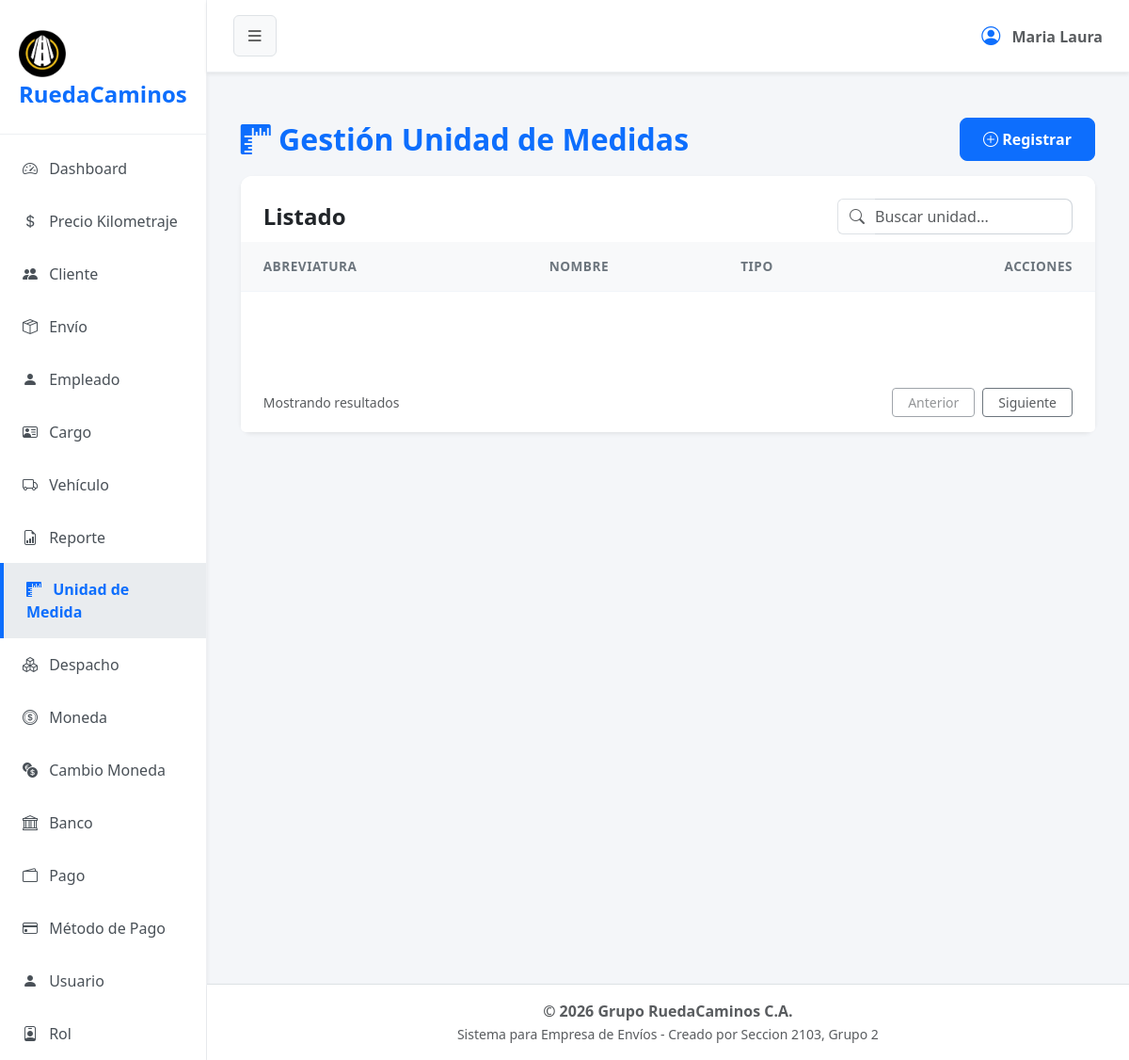
The app's page /?url=unidadesmedida, older data.
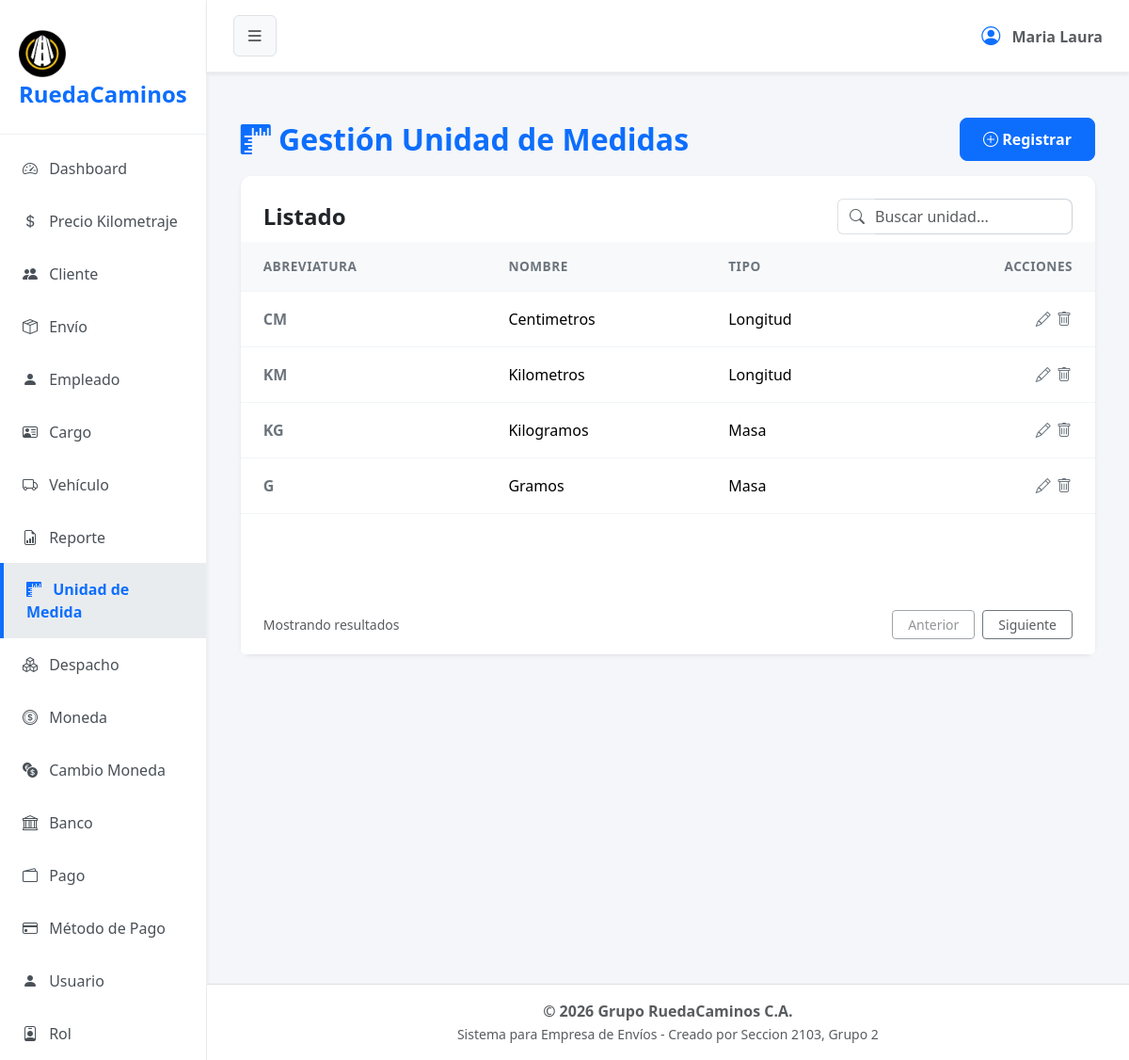
The same page, newer data.
### tables this page shows
CREATE TABLE `unidad_medida` (
  `cod_unidad` int(1) NOT NULL,
  `nombre` varchar(15) NOT NULL,
  `abreviatura` varchar(5) NOT NULL,
  `tipo` enum('Masa','Longitud') NOT NULL COMMENT 'Unidades utilizadas en los servicios prestados',
  `estado` tinyint(1) NOT NULL
);

### app/controller/unidadesmedidaController.php (called while the page is built, shortened)
<?php
$unidadMedida = new UnidadMedida();
$registros = $unidadMedida->obt_RegistrosUnidadMedida();
    include 'app/view/layout/header.php';
    include 'app/view/unidadesmedida/unidadmedidaView.php';
    include 'app/view/layout/footer.php';
?>

### index.php (called while the page is built, shortened)
<?php
    $frontController = new FrontController();
?>

### app/config/Conexion.php (called while the page is built, shortened)
<?php
abstract class Conexion
{
    public $host = "localhost";
    public $namedb = "grupo_ruedacaminos";
    public $userdb = "root";
    public $passwd = "";
    public function __construct()
    {
        $this->conexion = $this->getConnection();
    }
    public function getConnection(): PDO
    {
        try {
            $dsn = "mysql:host=" . $this->host . ";dbname=" . $this->namedb . ";charset=utf8";
            $conexion = new PDO($dsn, $this->userdb, $this->passwd);
            $conexion->setAttribute(PDO::ATTR_ERRMODE, PDO::ERRMODE_EXCEPTION);
        } catch (PDOException $error) {
            die('No se pudo conectar a la base de datos, error:' . $error->getMessage());
        }
        return $conexion;
    }
}

### app/model/UnidadMedida.php (called while the page is built, shortened)
<?php
class UnidadMedida extends Conexion{
    public function obt_RegistrosUnidadMedida(){
        try {
            $sentencia = "SELECT * FROM unidad_medida WHERE estado = 1";
            $consulta = $this->conexion->prepare($sentencia);
            $consulta->execute();
            return $consulta->fetchAll(\PDO::FETCH_ASSOC);
        } catch (\PDOException $e) {
            echo "Error al obtener los registros de unidad de medida: " . $e->getMessage();
            return [];
        }
    }
}
?>

### app/view/unidadesmedida/componentes/tabla.php (the view, shortened to what this page needs)
<div class="card-body p-0">
    <div class="table-responsive">
        <table class="table table-hover align-middle mb-0">
            <thead class="table-light table-header-custom">
                <tr>
                    <th class="ps-4">ABREVIATURA</th>
                    <th>NOMBRE</th>
                    <th>TIPO</th>
                    <th class="text-end pe-4">ACCIONES</th>
                </tr>
            </thead>
            <tbody>
                <?php foreach ($registros as $dato): ?>
                <tr>
                    <td class="ps-4 fw-bold text-secondary"><?php echo $dato['abreviatura']; ?></td>
                    <td><?php echo $dato['nombre']; ?></td>
                    <td><?php echo $dato['tipo']; ?></td>
                    <td class="text-end pe-4">
                            <button type="button" class="btn btn-link text-secondary p-0 m-0 align-baseline" title="Actualizar" data-bs-toggle="modal" data-bs-target="#actualizarUnidad"
                                datos-cod-unidad="<?php echo $dato['cod_unidad']; ?>"
                                datos-nombre="<?php echo $dato['nombre']; ?>"
                                datos-abreviatura="<?php echo $dato['abreviatura']; ?>"
                                datos-tipo="<?php echo $dato['tipo']; ?>"
                                >
                                <i class="bi bi-pencil"></i>
                            </button>
                        <form action="?url=unidadesmedida" method="POST" style="display: inline;">
                            <fieldset style="display: inline;">
                                <button type="submit" name="tipoSolicitud" value="eliminar" class="btn btn-link text-secondary p-0 m-0 align-baseline" title="Eliminar" onclick="return confirm('¿Está seguro de eliminar esta unidad de medida?');">
                                    <i class="bi bi-trash"></i>
                                </button>
                            </fieldset>
                        </form>
                    </td>
                </tr>
                <?php endforeach; ?>
                </tbody>
        </table>
    </div>
</div>

### app/controller/FrontController.php (shortened to what this page needs)
<?php
    class FrontController {
        private $dir;
        private $controller;
        private $url;
        public function __construct() {
            if (isset($_REQUEST["url"])) {
                $this->url = $_REQUEST["url"];
                $this->dir = 'app/controller/';
                $this->controller = 'Controller.php';
                $this->getURL();
            } else {
                echo "<script>location='?url=dashboard'</script>";
            }
        }
        private function getURL() {
            if(file_exists($this->dir.$this->url.$this->controller)) {
                require_once($this->dir.$this->url.$this->controller);
            } else {
                echo "<h2>Error 404: Módulo no encontrado</h2>";
                echo "<p>El controlador para '{$this->url}' no existe.</p>";
                echo "<a href='?url=dashboard'>Volver al inicio</a>";
            }
        }
    }
?>

### app/view/layout/header.php (shortened to what this page needs)
<!DOCTYPE html>
<html lang="es">
<head>
    <link href="assets/css/bootstrap.min.css" rel="stylesheet">
    <link href="assets/css/styles.css" rel="stylesheet">
    <link href="assets/icons/bootstrap-icons/font/bootstrap-icons.min.css" rel="stylesheet">
</head>
<body>
    <?php
    $current_url = isset($_GET['url']) ? $_GET['url'] : 'dashboard';
    ?>
    <div class="d-flex" id="wrapper">
        <div id="sidebar-wrapper" class="shadow-sm">
            <div class="sidebar-heading">
                <img src="app/view/img/logo2.png" alt="Logo" class="img-fluid mt-2" style="max-width: 50px;">RuedaCaminos
            </div>
            <div class="list-group list-group-flush mt-2">
                <a href="?url=dashboard" class="list-group-item list-group-item-action <?= $current_url == 'dashboard' ? 'active' : '' ?>">
                    <i class="bi bi-speedometer2 me-2"></i> Dashboard
                </a>
                <a href="?url=kilometraje" class="list-group-item list-group-item-action <?= $current_url == 'kilometraje' ? 'active' : '' ?>">
                    <i class="bi bi-currency-dollar me-2"></i> Precio Kilometraje
                </a>
                <a href="?url=cliente" class="list-group-item list-group-item-action <?= $current_url == 'cliente' ? 'active' : '' ?>">
                    <i class="bi bi-people-fill me-2"></i> Cliente
                </a>
                <a href="?url=envio" class="list-group-item list-group-item-action <?= $current_url == 'envio' ? 'active' : '' ?>">
                    <i class="bi bi-box-seam me-2"></i> Envío
                </a>
                <a href="?url=empleado" class="list-group-item list-group-item-action <?= $current_url == 'empleado' ? 'active' : '' ?>">
                    <i class="bi bi-person-fill me-2"></i> Empleado
                </a>
                <a href="?url=cargo" class="list-group-item list-group-item-action <?= $current_url == 'cargo' ? 'active' : '' ?>">
                    <i class="bi bi-person-vcard me-2" ></i> Cargo
                </a>
                <a href="?url=vehiculo" class="list-group-item list-group-item-action <?= $current_url == 'vehiculo' ? 'active' : '' ?>">
                    <i class="bi bi-truck me-2"></i> Vehículo
                </a>
                <a href="?url=reporte" class="list-group-item list-group-item-action <?= $current_url == 'reporte' ? 'active' : '' ?>">
                    <i class="bi bi-file-earmark-bar-graph me-2"></i> Reporte
                </a>
                <a href="?url=unidadesmedida" class="list-group-item list-group-item-action <?= $current_url == 'unidadesmedida' ? 'active' : '' ?>">
                    <i class="bi bi-rulers me-2"></i> Unidad de Medida
                </a>
                <a href="?url=despacho" class="list-group-item list-group-item-action <?= $current_url == 'despacho' ? 'active' : '' ?>">
                    <i class="bi bi-boxes me-2"></i> Despacho
                </a>
                <a href="?url=moneda" class="list-group-item list-group-item-action <?= $current_url == 'moneda' ? 'active' : '' ?>">
                    <i class="bi bi-coin me-2"></i> Moneda
                </a>
                <a href="?url=cambiomoneda" class="list-group-item list-group-item-action <?= $current_url == 'cambiomoneda' ? 'active' : '' ?>">
                    <i class="bi bi-currency-exchange me-2"></i> Cambio Moneda
                </a>
                <a href="?url=bancos" class="list-group-item list-group-item-action <?= $current_url == 'bancos' ? 'active' : '' ?>">
                    <i class="bi bi-bank me-2"></i> Banco
                </a>
                <a href="?url=pago" class="list-group-item list-group-item-action <?= $current_url == 'pago' ? 'active' : '' ?>">
                    <i class="bi bi-wallet2 me-2"></i> Pago
                </a>
                <a href="?url=metodopago" class="list-group-item list-group-item-action <?= $current_url == 'metodopago' ? 'active' : '' ?>">
                    <i class="bi bi-credit-card me-2"></i> Método de Pago
                </a>
                <a href="?url=usuario" class="list-group-item list-group-item-action <?= $current_url == 'usuario' ? 'active' : '' ?>">
                    <i class="bi bi-person-fill me-2"></i> Usuario
                </a>
                <a href="?url=rol" class="list-group-item list-group-item-action <?= $current_url == 'rol' ? 'active' : '' ?>">
                    <i class="bi bi-person-badge me-2"></i> Rol
                </a>
            </div>
        </div>
        <div id="page-content-wrapper" class="d-flex flex-column min-vh-100 w-100">
            <nav class="navbar navbar-expand-lg navbar-light shadow-sm">
                <div class="container-fluid">
                    <button class="btn btn-light border" id="sidebarToggle"><i class="bi bi-list fs-5"></i></button>
                    <div class="ms-auto d-flex align-items-center">
                        <span class="text-muted fw-bold"><i class="bi bi-person-circle fs-5 me-2 text-primary"></i> Maria Laura</span>
                    </div>
                </div>
            </nav>
            <main class="container-fluid">

### app/view/unidadesmedida/unidadmedidaView.php (shortened to what this page needs)
<main class="container-fluid py-5 px-4">
    <div class="row">
        <div class="col-12 mb-4">
            <header class="d-flex justify-content-between align-items-center mb-3">
                <h2 class="mb-0 text-primary fw-bold"><i class="bi bi-rulers"></i> Gestión Unidad de Medidas</h2>
                <button type="button" class="btn btn-primary" data-bs-toggle="modal" data-bs-target="#registrarUnidad">
                    <i class="bi bi-plus-circle"></i> Registrar
                </button>
            </header>
            <section class="card shadow-sm border-0 h-100">
                <div class="card-header bg-white border-bottom-0 pt-4 pb-2 px-4 d-flex justify-content-between align-items-center">
                    <h4 class="mb-0 fw-bold">Listado</h4>
                    <div class="input-group" style="max-width: 250px;">
                        <span class="input-group-text bg-transparent border-end-0 text-muted">
                            <i class="bi bi-search"></i>
                        </span>
                        <input type="text" class="form-control border-start-0 ps-0 text-muted" placeholder="Buscar unidad...">
                    </div>
                </div>
                <?php require 'componentes/tabla.php'; ?>
                <footer class="card-footer bg-white border-top-0 d-flex justify-content-between align-items-center px-4 py-3">
                    <span class="text-muted small">Mostrando resultados</span>
                    <div class="d-flex gap-2">
                        <button class="btn btn-outline-secondary btn-sm px-3 text-muted" disabled>Anterior</button>
                        <button class="btn btn-outline-secondary btn-sm px-3 text-muted">Siguiente</button>
                    </div>
                </footer>
            </section>
        </div>
    </div>
</main>

### app/view/layout/footer.php (shortened to what this page needs)
        </main>
        <footer class="bg-white text-center py-3 mt-auto border-top w-100 shadow-sm">
            <div class="container-fluid">
                <p class="mb-0 text-muted fw-semibold">&copy; <?= date('Y') ?> Grupo RuedaCaminos C.A.</p>
                <small class="text-muted">Sistema para Empresa de Envíos - Creado por Seccion 2103, Grupo 2</small>
            </div>
        </footer>
    </div>
</div>
</body>
</html>

### assets/css/styles.css (style rules this page uses)
body { background-color: #f4f6f9; font-family: 'Segoe UI', Tahoma, Geneva, Verdana, sans-serif; overflow-x: hidden; }
#wrapper { display: flex; transition: all 0.3s ease-in-out; }
#sidebar-wrapper { min-height: 100vh; width: 250px; background-color: #ffffff; border-right: 1px solid #eef0f3; transition: margin .25s ease-out; }
#sidebar-wrapper .sidebar-heading { padding: 1.5rem 1.25rem; font-size: 1.5rem; font-weight: 800; color: #0d6efd; border-bottom: 1px solid #eef0f3; }
#sidebar-wrapper .list-group { width: 100%; }
#page-content-wrapper { min-width: 0; width: 100%; display: flex; flex-direction: column; }
.list-group-item { border: none; padding: 1rem 1.5rem; font-weight: 500; color: #495057; border-left: 4px solid transparent; }
.list-group-item.active { background-color: #e9ecef; color: #0d6efd; border-color: #0d6efd; border-left: 4px solid #0d6efd; font-weight: 700; }
.navbar { background-color: #ffffff; border-bottom: 1px solid #eef0f3; padding: 1rem; }
.card { box-shadow: 0 4px 12px rgba(0,0,0,0.05); border: none; border-radius: 12px; margin-bottom: 1.5rem; }
.card-header { background-color: #ffffff; border-bottom: 1px solid #eef0f3; font-weight: 600; border-top-left-radius: 12px !important; border-top-right-radius: 12px !important; }
.form-control, .form-select { border-radius: 8px; border-color: #ced4da; }
.btn-primary, .btn-success { border-radius: 8px; padding: 10px 24px; font-weight: 600; }
.table > :not(caption) > * > * { padding: 1rem 0.75rem; border-bottom-color: #f1f5f9; }
.table-header-custom th { color: #6c757d; font-weight: 600; font-size: 0.85rem; letter-spacing: 0.5px; }

Row changes from the older to the newer data that the page shows:
added unidad_medida: abreviatura "CM", nombre "Centimetros", tipo "Longitud"
added unidad_medida: abreviatura "KM", nombre "Kilometros", tipo "Longitud"
added unidad_medida: abreviatura "KG", nombre "Kilogramos", tipo "Masa"
added unidad_medida: abreviatura "G", nombre "Gramos", tipo "Masa"
